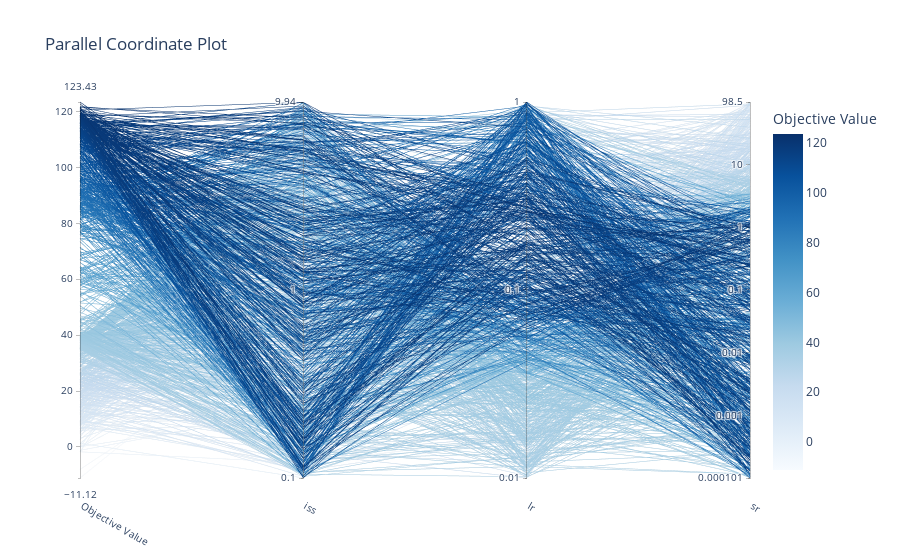

This figure's notebook cell:
### Code cell
plot_parallel_coordinate(study)

### Figure 1 — Plotly figure (JSON) as saved in the notebook; plotly's stock layout.template omitted (floating-point values rounded to 4 significant figures; data arrays with more than 128 entries replaced by an {"elided": "..."} marker saying what was removed)
{"data": [{"dimensions": [{"label": "Objective Value", "range": [-11.12, 123.4], "values": {"elided": "1104 float values"}}, {"label": "iss", "range": [-0.998, 0.9973], "ticktext": ["0.1", "1", "9.94"], "tickvals": [-0.998, 0, 0.9973], "values": {"elided": "1104 float values"}}, {"label": "lr", "range": [-2.0, -0.0001759], "ticktext": ["0.01", "0.1", "1"], "tickvals": [-2.0, -1, -0.0001759], "values": {"elided": "1104 float values"}}, {"label": "sr", "range": [-3.997, 1.994], "ticktext": ["0.000101", "0.001", "0.01", "0.1", "1", "10", "98.5"], "tickvals": [-3.997, -3, -2, -1, 0, 1, 1.994], "values": {"elided": "1104 float values"}}], "labelangle": 30, "labelside": "bottom", "line": {"color": {"elided": "1104 float values"}, "colorbar": {"title": {"text": "Objective Value"}}, "colorscale": [[0, "rgb(247,251,255)"], [0.125, "rgb(222,235,247)"], [0.25, "rgb(198,219,239)"], [0.375, "rgb(158,202,225)"], [0.5, "rgb(107,174,214)"], [0.625, "rgb(66,146,198)"], [0.75, "rgb(33,113,181)"], [0.875, "rgb(8,81,156)"], [1, "rgb(8,48,107)"]], "reversescale": false, "showscale": true}, "type": "parcoords"}], "layout": {"title": {"text": "Parallel Coordinate Plot"}}}
